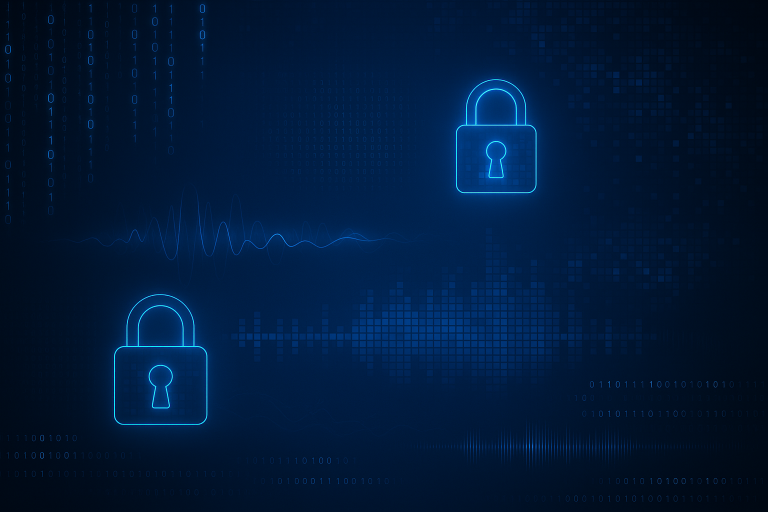
#> input picture stegno.png, 1536 x 1024 px (shown at 1/2 size)
$ python -i NEW.py   (imports and definitions only)
#> lines starting #> are read from the running program, lines starting #| are printed output that depends on the picture
import os
import random
import streamlit as st
from PIL import Image
import smtplib
from email.message import EmailMessage
from io import BytesIO
import string
import wave
import base64

# [1 line not run here, left out]

import base64
import streamlit as st

# [17 lines left out: function set_background_for_class, not called in this run]

# Usage
# [1 line not run here, left out]
hide_header_css = """
<style>
.st-emotion-cache-12fmjuu.ezrtsby2 {
    display: none !important;
}
</style>
"""

# [97 lines not run here, left out]


# --- Your Email Credentials ---
SENDER_EMAIL = "iamsameer826@gmail.com"
SENDER_PASSWORD = "ibbq tejc zkyt uxok"  # Use your app password here

# --- Utility Functions ---
def generate_verification_code(length=6):
    return ''.join(random.choices(string.ascii_uppercase + string.digits, k=length))

# --- Steganography Image Functions ---
# [87 lines left out: functions hide_text_in_image, reveal_text_from_image, hide_text_in_audio, reveal_text_from_audio, hide_image_in_image, not called in this run]

def reveal_image_from_image(stego_img_file):
#> called with stego_img_file = 'stegno.png'
    stego = Image.open(stego_img_file).convert("RGB")
#> stego is the input picture: PIL image 1536x1024 RGB; mean R, G, B 0.3, 25.1, 57
    revealed = Image.new("RGB", stego.size)
#> revealed: PIL image 1536x1024 RGB; every value is 0
    for x in range(stego.size[0]):
        for y in range(stego.size[1]):
            pixel = stego.getpixel((x, y))
            hidden_pixel = tuple((val & 0x0F) << 4 for val in pixel)
            revealed.putpixel((x, y), hidden_pixel)
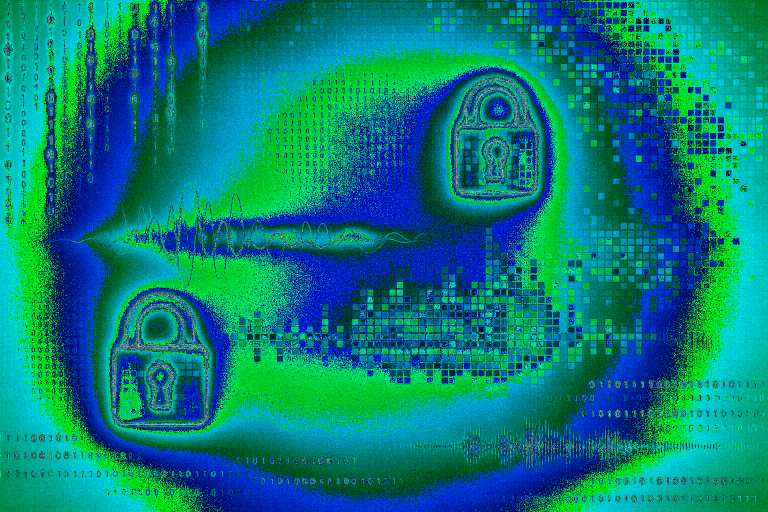
#> revealed: PIL image 1536x1024 RGB (shown at 1/2 size); mean R, G, B 2.2, 124.4, 122.2
    output_buffer = BytesIO()
    revealed.save(output_buffer, format="PNG")
    output_buffer.seek(0)
    return output_buffer

# --- Streamlit UI ---
# [1 line not run here, left out]
# [1 line that did not run here, left out]

# --- Text in Image ---
# [142 lines not run here, left out]

>>> result = reveal_image_from_image('stegno.png')
